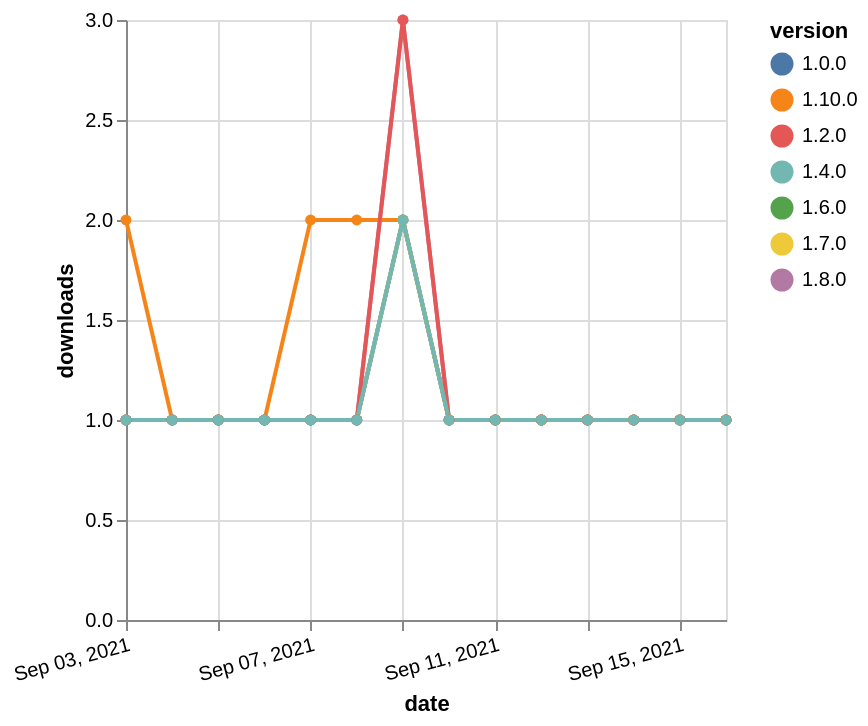

The Vega-Lite source for this figure:
### Vega-Lite specification from a JSON file in a GitHub repository (floating-point values rounded to 4 significant figures)
{"$schema": "https://vega.github.io/schema/vega-lite/v5.json", "description": "A simple bar chart with embedded data.", "data": {"values": [{"date": "2021-09-03", "total": 138, "delta": 1, "version": "1.6.0"}, {"date": "2021-09-04", "total": 139, "delta": 1, "version": "1.6.0"}, {"date": "2021-09-05", "total": 140, "delta": 1, "version": "1.6.0"}, {"date": "2021-09-06", "total": 141, "delta": 1, "version": "1.6.0"}, {"date": "2021-09-07", "total": 142, "delta": 1, "version": "1.6.0"}, {"date": "2021-09-08", "total": 143, "delta": 1, "version": "1.6.0"}, {"date": "2021-09-09", "total": 145, "delta": 2, "version": "1.6.0"}, {"date": "2021-09-10", "total": 146, "delta": 1, "version": "1.6.0"}, {"date": "2021-09-11", "total": 147, "delta": 1, "version": "1.6.0"}, {"date": "2021-09-12", "total": 148, "delta": 1, "version": "1.6.0"}, {"date": "2021-09-13", "total": 149, "delta": 1, "version": "1.6.0"}, {"date": "2021-09-14", "total": 150, "delta": 1, "version": "1.6.0"}, {"date": "2021-09-15", "total": 151, "delta": 1, "version": "1.6.0"}, {"date": "2021-09-16", "total": 152, "delta": 1, "version": "1.6.0"}, {"date": "2021-09-03", "total": 164, "delta": 1, "version": "1.8.0"}, {"date": "2021-09-04", "total": 165, "delta": 1, "version": "1.8.0"}, {"date": "2021-09-05", "total": 166, "delta": 1, "version": "1.8.0"}, {"date": "2021-09-06", "total": 167, "delta": 1, "version": "1.8.0"}, {"date": "2021-09-07", "total": 168, "delta": 1, "version": "1.8.0"}, {"date": "2021-09-08", "total": 169, "delta": 1, "version": "1.8.0"}, {"date": "2021-09-09", "total": 172, "delta": 3, "version": "1.8.0"}, {"date": "2021-09-10", "total": 173, "delta": 1, "version": "1.8.0"}, {"date": "2021-09-11", "total": 174, "delta": 1, "version": "1.8.0"}, {"date": "2021-09-12", "total": 175, "delta": 1, "version": "1.8.0"}, {"date": "2021-09-13", "total": 176, "delta": 1, "version": "1.8.0"}, {"date": "2021-09-14", "total": 177, "delta": 1, "version": "1.8.0"}, {"date": "2021-09-15", "total": 178, "delta": 1, "version": "1.8.0"}, {"date": "2021-09-16", "total": 179, "delta": 1, "version": "1.8.0"}, {"date": "2021-09-03", "total": 116, "delta": 2, "version": "1.10.0"}, {"date": "2021-09-04", "total": 117, "delta": 1, "version": "1.10.0"}, {"date": "2021-09-05", "total": 118, "delta": 1, "version": "1.10.0"}, {"date": "2021-09-06", "total": 119, "delta": 1, "version": "1.10.0"}, {"date": "2021-09-07", "total": 121, "delta": 2, "version": "1.10.0"}, {"date": "2021-09-08", "total": 123, "delta": 2, "version": "1.10.0"}, {"date": "2021-09-09", "total": 125, "delta": 2, "version": "1.10.0"}, {"date": "2021-09-10", "total": 126, "delta": 1, "version": "1.10.0"}, {"date": "2021-09-11", "total": 127, "delta": 1, "version": "1.10.0"}, {"date": "2021-09-12", "total": 128, "delta": 1, "version": "1.10.0"}, {"date": "2021-09-13", "total": 129, "delta": 1, "version": "1.10.0"}, {"date": "2021-09-14", "total": 130, "delta": 1, "version": "1.10.0"}, {"date": "2021-09-15", "total": 131, "delta": 1, "version": "1.10.0"}, {"date": "2021-09-16", "total": 132, "delta": 1, "version": "1.10.0"}, {"date": "2021-09-03", "total": 234, "delta": 1, "version": "1.0.0"}, {"date": "2021-09-04", "total": 235, "delta": 1, "version": "1.0.0"}, {"date": "2021-09-05", "total": 236, "delta": 1, "version": "1.0.0"}, {"date": "2021-09-06", "total": 237, "delta": 1, "version": "1.0.0"}, {"date": "2021-09-07", "total": 238, "delta": 1, "version": "1.0.0"}, {"date": "2021-09-08", "total": 239, "delta": 1, "version": "1.0.0"}, {"date": "2021-09-09", "total": 241, "delta": 2, "version": "1.0.0"}, {"date": "2021-09-10", "total": 242, "delta": 1, "version": "1.0.0"}, {"date": "2021-09-11", "total": 243, "delta": 1, "version": "1.0.0"}, {"date": "2021-09-12", "total": 244, "delta": 1, "version": "1.0.0"}, {"date": "2021-09-13", "total": 245, "delta": 1, "version": "1.0.0"}, {"date": "2021-09-14", "total": 246, "delta": 1, "version": "1.0.0"}, {"date": "2021-09-15", "total": 247, "delta": 1, "version": "1.0.0"}, {"date": "2021-09-16", "total": 248, "delta": 1, "version": "1.0.0"}, {"date": "2021-09-03", "total": 136, "delta": 1, "version": "1.7.0"}, {"date": "2021-09-04", "total": 137, "delta": 1, "version": "1.7.0"}, {"date": "2021-09-05", "total": 138, "delta": 1, "version": "1.7.0"}, {"date": "2021-09-06", "total": 139, "delta": 1, "version": "1.7.0"}, {"date": "2021-09-07", "total": 140, "delta": 1, "version": "1.7.0"}, {"date": "2021-09-08", "total": 141, "delta": 1, "version": "1.7.0"}, {"date": "2021-09-09", "total": 143, "delta": 2, "version": "1.7.0"}, {"date": "2021-09-10", "total": 144, "delta": 1, "version": "1.7.0"}, {"date": "2021-09-11", "total": 145, "delta": 1, "version": "1.7.0"}, {"date": "2021-09-12", "total": 146, "delta": 1, "version": "1.7.0"}, {"date": "2021-09-13", "total": 147, "delta": 1, "version": "1.7.0"}, {"date": "2021-09-14", "total": 148, "delta": 1, "version": "1.7.0"}, {"date": "2021-09-15", "total": 149, "delta": 1, "version": "1.7.0"}, {"date": "2021-09-16", "total": 150, "delta": 1, "version": "1.7.0"}, {"date": "2021-09-03", "total": 303, "delta": 1, "version": "1.2.0"}, {"date": "2021-09-04", "total": 304, "delta": 1, "version": "1.2.0"}, {"date": "2021-09-05", "total": 305, "delta": 1, "version": "1.2.0"}, {"date": "2021-09-06", "total": 306, "delta": 1, "version": "1.2.0"}, {"date": "2021-09-07", "total": 307, "delta": 1, "version": "1.2.0"}, {"date": "2021-09-08", "total": 308, "delta": 1, "version": "1.2.0"}, {"date": "2021-09-09", "total": 311, "delta": 3, "version": "1.2.0"}, {"date": "2021-09-10", "total": 312, "delta": 1, "version": "1.2.0"}, {"date": "2021-09-11", "total": 313, "delta": 1, "version": "1.2.0"}, {"date": "2021-09-12", "total": 314, "delta": 1, "version": "1.2.0"}, {"date": "2021-09-13", "total": 315, "delta": 1, "version": "1.2.0"}, {"date": "2021-09-14", "total": 316, "delta": 1, "version": "1.2.0"}, {"date": "2021-09-15", "total": 317, "delta": 1, "version": "1.2.0"}, {"date": "2021-09-16", "total": 318, "delta": 1, "version": "1.2.0"}, {"date": "2021-09-03", "total": 180, "delta": 1, "version": "1.4.0"}, {"date": "2021-09-04", "total": 181, "delta": 1, "version": "1.4.0"}, {"date": "2021-09-05", "total": 182, "delta": 1, "version": "1.4.0"}, {"date": "2021-09-06", "total": 183, "delta": 1, "version": "1.4.0"}, {"date": "2021-09-07", "total": 184, "delta": 1, "version": "1.4.0"}, {"date": "2021-09-08", "total": 185, "delta": 1, "version": "1.4.0"}, {"date": "2021-09-09", "total": 187, "delta": 2, "version": "1.4.0"}, {"date": "2021-09-10", "total": 188, "delta": 1, "version": "1.4.0"}, {"date": "2021-09-11", "total": 189, "delta": 1, "version": "1.4.0"}, {"date": "2021-09-12", "total": 190, "delta": 1, "version": "1.4.0"}, {"date": "2021-09-13", "total": 191, "delta": 1, "version": "1.4.0"}, {"date": "2021-09-14", "total": 192, "delta": 1, "version": "1.4.0"}, {"date": "2021-09-15", "total": 193, "delta": 1, "version": "1.4.0"}, {"date": "2021-09-16", "total": 194, "delta": 1, "version": "1.4.0"}]}, "width": "container", "mark": {"type": "line", "point": {"filled": true}}, "encoding": {"x": {"field": "date", "type": "temporal", "timeUnit": "yearmonthdate", "title": "date", "axis": {"labelAngle": -15}}, "y": {"field": "delta", "type": "quantitative", "title": "downloads"}, "color": {"field": "version", "type": "nominal"}, "tooltip": {"field": "delta"}}}
